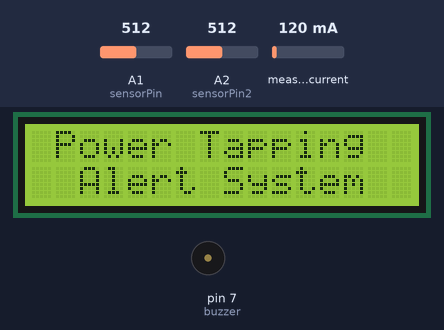
Recording of a sketch running on a simulated Arduino Uno, built with avr-gcc and run on an emulated ATmega328P. On the bench: 16×2 character LCD, buzzer (waves = sounding). Inputs (shaded band) come from the test bench; at power-on: measured current 120 mA, A1 (sensorPin) = 512, A2 (sensorPin2) = 512. The modem accepts every AT command (registered, SIM ready, sends succeed) and sends nothing else; what the sketch prints to the serial monitor is not drawn.

Above: at 0.9 s.
At 6.7 s:
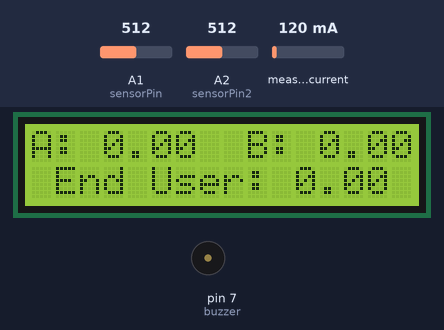
6.8 s: measured current set to 965 mA
10.1 s: measured current set to 1025 mA
At 14.1 s:
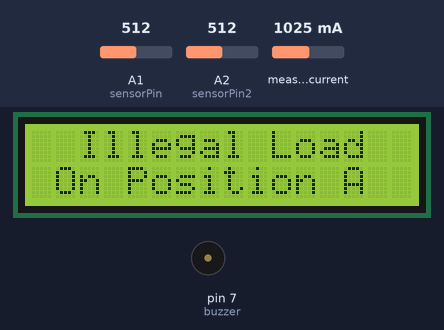
At 15.9 s:
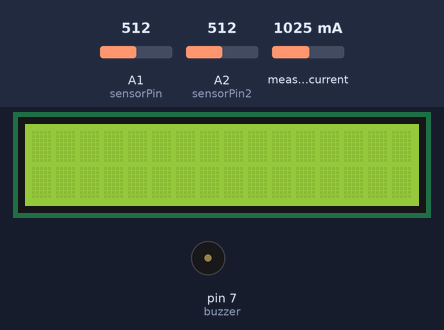
Timing chart, 0 to 19.4 s (numbered marks = the images above; inputs shaded):
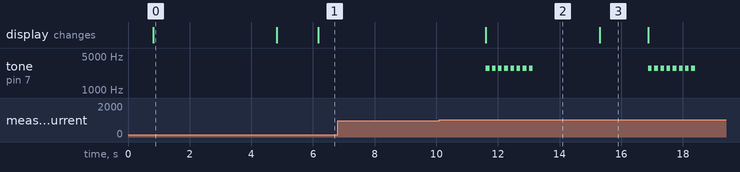

Measured:
- the behaviour switches between 999 and 1000 mA on measured current (found by bisection; images 1 and 2)
- after the input at 6.8 s, every drawn part: stays the same
- after the input at 10.1 s, tone on pin 7 (buzzer): goes 7 × (2800 Hz 0.12 s, silent 0.08 s), 2800 Hz 0.12 s, silent 3.7 s, 7 × (2800 Hz 0.12 s, silent 0.08 s), 2800 Hz 0.12 s, then silent, starting after 1.5 s; the display: changes after 1.5 s (image 2)
- what the display in image 0 shows lasts 4.0 s, from 0.8 s to 4.8 s

The sketch:

ptas_codeSketch.ino
```cpp
#include "current_sensing.h"
#include "lcd_display.h"
#include "gsm.h"

void setup(){
      gsmSetUp();
      delay(400);
      pinMode(buzzer, OUTPUT);

      project_title_displayed();

      sensor.calibrate();

      Serial.begin(9600);
      Serial.println("ZMCT103C AC Current Measurement");
}

void loop(){
      gsmFunction();
      if (positionA == currentSensor_3 or positionB == currentSensor_3){ // to ensure the SMS alerts are sent only once
          sendSMS_A = true;
          sendSMS_B = true;
          sendSMS_A_and_B = true;
      }

      currentSensor_1 = sensor.getCurrentAC();
      if (currentSensor_1 < 1.00){
          currentSensor_1 = 0.00;
      }
      currentSensor_2 = ZMCT103C_AC_reading(sensorPin);
      currentSensor_3 = ZMCT103C_AC_reading(sensorPin2);

      Serial.print("\ncurrentSensor_1 = " + String(currentSensor_1) + " A | ");
      Serial.print("currentSensor_2 = " + String(currentSensor_2) + " A | ");
      Serial.print("currentSensor_3 = " + String(currentSensor_3) + " A");
      delay(500);

      // current measurement at Position A on top display...................................
      positionA = currentSensor_3 - currentSensor_1;
      lcd.setCursor(0,0);
      lcd.print("A: ");

      lcd.setCursor(3,0);
      lcd.print(positionA);

      // current measurement at Position B on bottom display...................................
      positionB = currentSensor_3 - currentSensor_2;
      lcd.setCursor(9,0);
      lcd.print("B: ");

      lcd.setCursor(12,0);
      lcd.print(positionB);

      // current measurement at the end user (the actual customer)
      lcd.setCursor(1,1);
      lcd.print("End User: ");

      lcd.setCursor(11,1);
      lcd.print(currentSensor_3);

      powerTappingDetection(); // In current_sensing.h file , start from here
}
```

current_sensing.h
```cpp
#ifndef CURRENT_SENSING_H
#define CURRENT_SENSING_H
#include "gsm.h"
#include "lcd_display.h"
#include "ACS712.h"
ACS712 sensor(ACS712_30A, A0);

/*
This value must be calibrated
float calibrationFactor = 5.70 / 210.0;
Example only: realCurrent / adcRms
float calibrationFactor = 0.0209;
*/
int sensorPin = A1;
int sensorPin2 = A2;
float Current, calibrationFactor = 0.0211;

float currentSensor_1, currentSensor_2, currentSensor_3;
float positionA, positionB;

float ZMCT103C_AC_reading(int analogPin){
      const int samples = 1000;
      long offsetSum = 0;

      for(int i = 0; i < samples; i++){
          offsetSum += analogRead(analogPin);
      }
      float offset = offsetSum / (float)samples;
      float sumSquares = 0;
      int minVal = 1023;
      int maxVal = 0;

      for(int i = 0; i < samples; i++){
          int adc = analogRead(analogPin);
          if(adc < minVal) minVal = adc;
          if(adc > maxVal) maxVal = adc;
          float centered = adc - offset;
          sumSquares += centered * centered;
      }
      float adcRms = sqrt(sumSquares / samples);
      Current = adcRms * calibrationFactor;

      if (Current < 1.00){
         Current = 0.00;
      }
      return Current;
}

int buzzer = 7;
// Pulsing or Strobe-style Buzzer Alarm Tone
void intruderAlarm() {
  for (int i = 0; i < 8; i++) {  // 8 fast pulses
    tone(buzzer, 2800, 120);     // High sharp tone
    delay(150);
    noTone(buzzer);
    delay(50);
  }
  delay(400);   // Pause before next burst
}

void powerTappingDetection(){
      // check whether current is the same at end user
      if (positionA != currentSensor_3 and positionB == currentSensor_3){
          lcd.clear();
          lcd.setCursor(2,0);
          lcd.print("Illegal Load");

          lcd.setCursor(1,1);
          lcd.print("On Position A");
          intruderAlarm();
          clearPreviousDisplay = true;

          // send an alert SMS notification for the above
          if (sendSMS_A){
              sendSMS(phoneNumber, "Illegal Load connected\nalong position A");
              sendSMS_A = false;
              delay(200);
          }
      }
      if (positionB != currentSensor_3 and positionA == currentSensor_3){
          lcd.clear();
          lcd.setCursor(2,0);
          lcd.print("Illegal Load");

          lcd.setCursor(1,1);
          lcd.print("On Position B");
          intruderAlarm();
          clearPreviousDisplay = true;

          // send an alert SMS notification for the above
          if (sendSMS_B){
              sendSMS(phoneNumber, "Illegal Load connected\nalong position B");
              sendSMS_B = false;
              delay(200);
          }
      }
      if (positionA and positionB != currentSensor_3){
          lcd.clear();
          lcd.setCursor(1,0);
          lcd.print("Illegal Loads");

          lcd.setCursor(2,1);
          lcd.print("At A and B");

          intruderAlarm();
          clearPreviousDisplay = true;

          // send an alert SMS notification for the above
          if (sendSMS_A_and_B){
              sendSMS(phoneNumber, "Illegal Loads connected\nat both position A and B");
              sendSMS_A_and_B = false;
              delay(200);
          }
      }
      // ensures the previous displayed LCD output is first cleared to avoid over writes
      if (clearPreviousDisplay){
          lcd.clear();
          clearPreviousDisplay = false;
          delay(200);
      }
}

#endif
```

gsm.h
```cpp
#ifndef GSM_H
#define GSM_H
#include <SoftwareSerial.h>
#define SIM800_TX_to_PIN 3 // pin on arduino
#define SIM800_RX_to_PIN 2 // pin on arduino

String atCommand, phoneNumber; // replace with your phone number after '+'
auto gsmSerial = SoftwareSerial(SIM800_TX_to_PIN, SIM800_RX_to_PIN);
void sendSMS(String recipient, String smsContent);

bool sendSMS_A, sendSMS_B, sendSMS_A_and_B;

void gsmSetUp(){
     gsmSerial.begin(9600);
     gsmSerial.println("AT");
     delay(100);
     gsmSerial.println("AT+CMGF=1");
     delay(100);
     gsmSerial.println("AT+CNMI=1,2,0,0,0");
     delay(100);
}

void gsmFunction() {
    // Check if there is data in the serial recieve buffer
    if (Serial.available() > 0) {
        atCommand = Serial.readString();
        atCommand.trim(); // remove any whitespaces acompanying the above
    }
    // Check if there is data sent to the GSM receive buffer
    else if (gsmSerial.available() > 0) {
        String sendToSerial = gsmSerial.readStringUntil('\n');
        sendToSerial.trim(); // remove any whitespaces acompanying the above

        // execute the following below if GSM recieves an SMS text message from a phone
        if (sendToSerial.startsWith("+CMT:")) {
            int firstQuote  = sendToSerial.indexOf('"');
            Serial.print("\n\nfirstQuote position index: ");
            Serial.print(firstQuote);

            int comma = sendToSerial.indexOf(',');
            Serial.print("\n\nComma position index: ");
            Serial.print(comma);

            String senderNumber = sendToSerial.substring(firstQuote+1, comma-1); // extracts number in between the first quote " and comma , but excludes the last quote next to the comma e.g. // Example: +CMT: "+254779653248","","26/03/19,22:37:58+12" between "+254779653248",
            Serial.print("\n\nSender number: ");
            Serial.println(senderNumber);
            phoneNumber = senderNumber;
            delay(300);

            if (gsmSerial.available()) {
                String message = gsmSerial.readStringUntil('\n');
                message.trim(); // remove any whitespaces acompanying the above

                Serial.print("\nExtracted message: ");
                Serial.println(message); // sent to serial monitor
                delay(200);
                sendSMS(senderNumber, "contact number saved on system");
            }
        }
        else{
            Serial.print("\nGSM response: ");
            Serial.println(sendToSerial); // sent to serial monitor
            delay(300);
        }
    }
}

// function to send SMS text messages
void sendSMS(String recipient, String smsContent){
      gsmSerial.println("AT+CMGF=1");
      gsmSerial.println("AT+CSMP=17,167,0,0");   // Set SMS parameters
      delay(300);

      gsmSerial.print("AT+CMGS=\"");
      gsmSerial.print(recipient); // Specify the recipient phone number
      gsmSerial.println("\"");
      delay(300);

      gsmSerial.print(smsContent); // Specify the SMS content
      delay(300);

      gsmSerial.write(26); // Send the SMS by writing the ASCII code 26
      delay(500);
}
#endif
```

lcd_display.h
```cpp
#ifndef LCD_DISPLAY_H
#define LCD_DISPLAY_H

#include <LiquidCrystal_I2C.h>
LiquidCrystal_I2C lcd(0x27,16,2);   // top display
//LiquidCrystal_I2C lcd_2(0x26,16,2); // bottom display

bool clearPreviousDisplay;

void project_title_displayed(){
      // top display......
      lcd.init();      // initiate the LCD
      lcd.backlight(); // Turn On the LED backlight on the LCD display
      lcd.setCursor(1,0);
      lcd.print("Power Tapping");

      lcd.setCursor(2,1);
      lcd.print("Alert System");

//      // bottom display......
//      lcd_2.init();      // initiate the LCD
//      lcd_2.backlight(); // Turn On the LED backlight on the LCD display
//      lcd_2.setCursor(1,0);
//      lcd_2.print("Final Year");
//
//      lcd_2.setCursor(3,1);
//      lcd_2.print("Project");

      delay(4000);
      lcd.clear();
//      lcd_2.clear();
}

#endif
```
